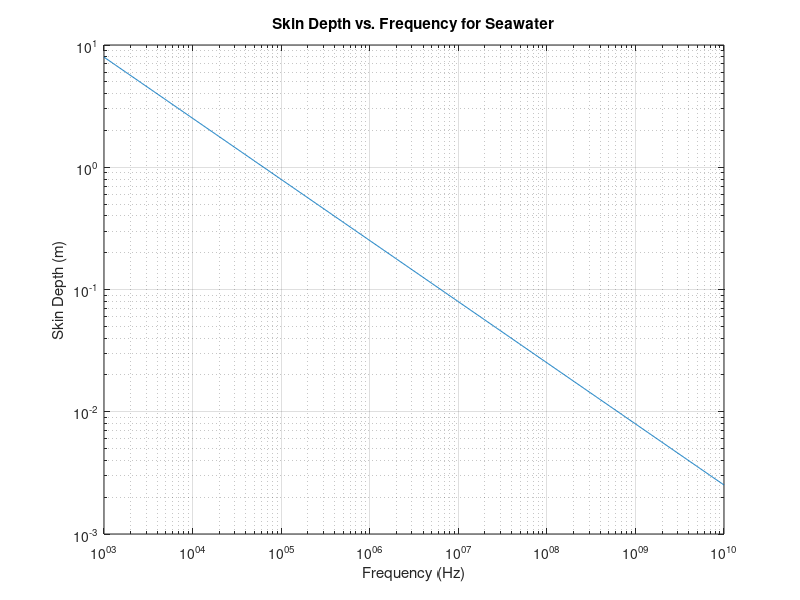

Reproduce this figure in MATLAB.
% constants needed
sigma = 4;  %conductivity
u = (1) * (4*pi*1e-7); % relivate mu r
%E = (8.854e-12) * (80); % relitave epsilon

% frequency range from 1k to 10GHz
f = logspace(3, 10, 1000); % 1000 specifies the amount of points
w = 2*pi*f; % calculating omega

% skin depth equation
S = sqrt(2 ./ (w * u * sigma));

figure;
loglog(f, S);
grid on;

xlabel('Frequency (Hz)');
ylabel('Skin Depth (m)');
title('Skin Depth vs. Frequency for Seawater');